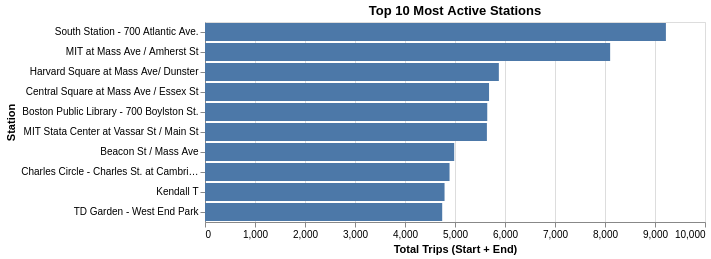

This figure's notebook cell:
### Code cell
# Bar chart for testing
start_counts = df2['start station name'].value_counts()
end_counts = df2['end station name'].value_counts()

station_total = start_counts.add(end_counts, fill_value=0).reset_index()
station_total.columns = ['station', 'total_trips']

top_stations = station_total.sort_values(by='total_trips', ascending=False).head(10)

barchart1 = alt.Chart(top_stations).mark_bar().encode(
    y=alt.Y('station:N', sort='-x', title='Station'),
    x=alt.X('total_trips:Q', title='Total Trips (Start + End)')
).properties(
    title='Top 10 Most Active Stations',
    width=500, height=200
)

barchart1.show()

### Figure 1 — Vega-Lite specification as saved in the notebook (floating-point values rounded to 4 significant figures)
{"config": {"view": {"continuousWidth": 300, "continuousHeight": 300}}, "data": {"name": "data-a0bc85d4cbb36173c6e03e56d3b876be"}, "mark": {"type": "bar"}, "encoding": {"x": {"field": "total_trips", "title": "Total Trips (Start + End)", "type": "quantitative"}, "y": {"field": "station", "sort": "-x", "title": "Station", "type": "nominal"}}, "height": 200, "title": "Top 10 Most Active Stations", "width": 500, "$schema": "https://vega.github.io/schema/vega-lite/v5.20.1.json", "datasets": {"data-a0bc85d4cbb36173c6e03e56d3b876be": [{"station": "South Station - 700 Atlantic Ave.", "total_trips": 9218.0}, {"station": "MIT at Mass Ave / Amherst St", "total_trips": 8103.0}, {"station": "Harvard Square at Mass Ave/ Dunster", "total_trips": 5877.0}, {"station": "Central Square at Mass Ave / Essex St", "total_trips": 5681.0}, {"station": "Boston Public Library - 700 Boylston St.", "total_trips": 5645.0}, {"station": "MIT Stata Center at Vassar St / Main St", "total_trips": 5638.0}, {"station": "Beacon St / Mass Ave", "total_trips": 4984.0}, {"station": "Charles Circle - Charles St. at Cambridge St.", "total_trips": 4891.0}, {"station": "Kendall T", "total_trips": 4791.0}, {"station": "TD Garden - West End Park", "total_trips": 4744.0}]}}
